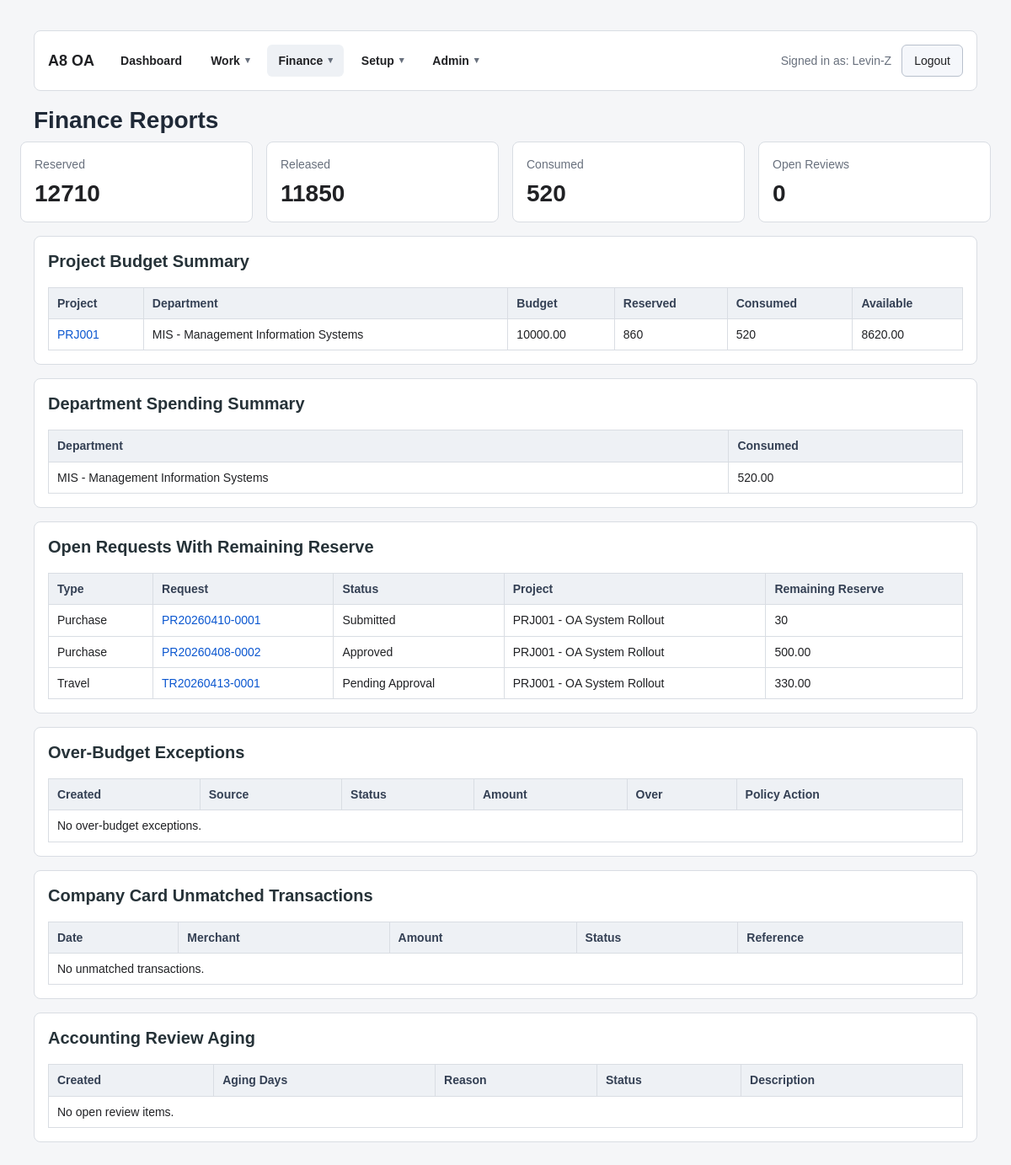
Page /finance/reports/ (signed in) on the earlier database version.
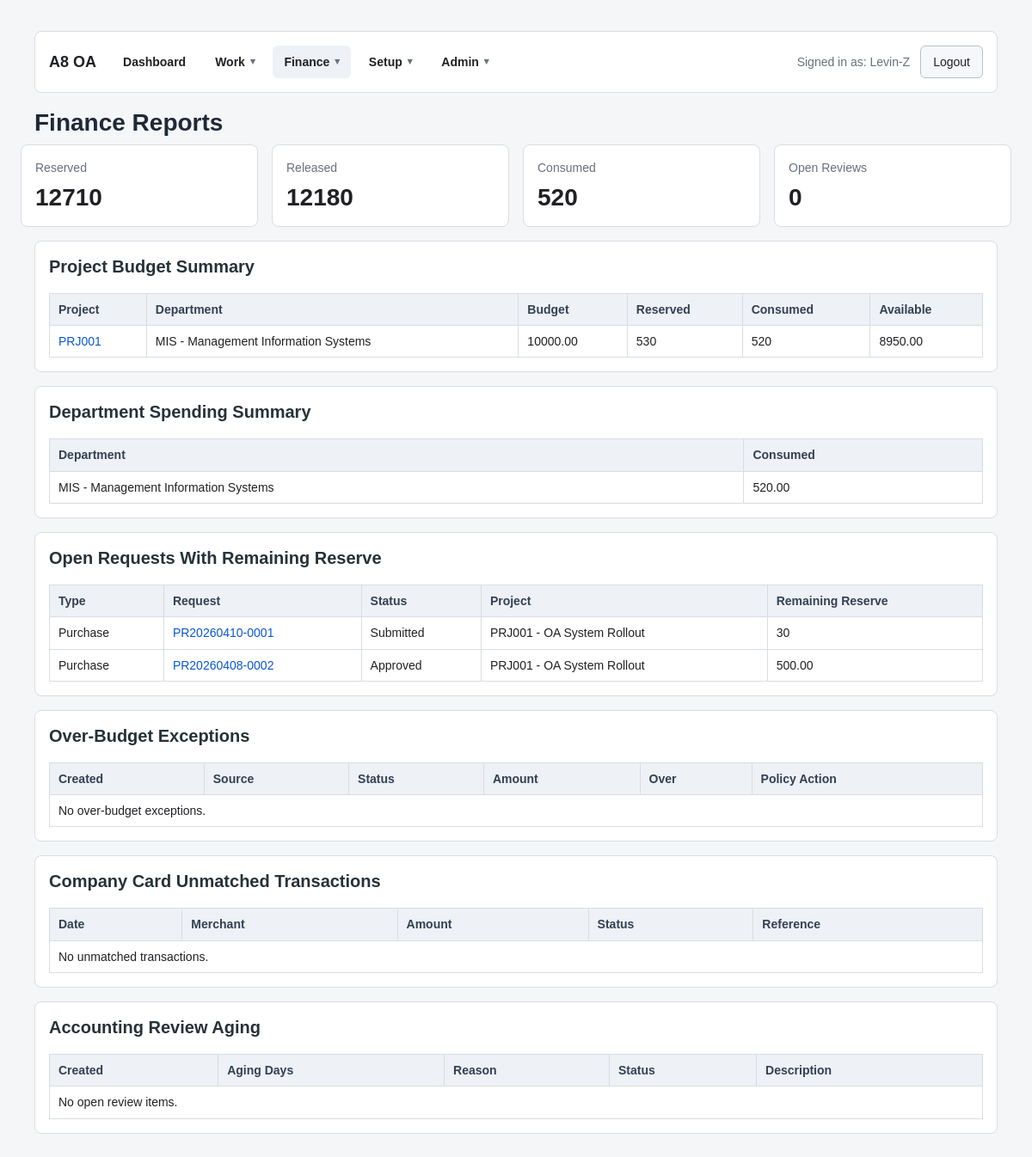
Same page on the later database version.
### projects/models.py (models this page shows, shortened)
class Project(models.Model):
    project_code = models.CharField(max_length=30, unique=True)
    project_name = models.CharField(max_length=150)
    project_manager = models.ForeignKey(
        settings.AUTH_USER_MODEL,
        null=True,
        blank=True,
        on_delete=models.SET_NULL,
        related_name="managed_projects",
    )
    owning_department = models.ForeignKey(
        "accounts.Department",
        on_delete=models.PROTECT,
        related_name="owned_projects",
    )
    created_by = models.ForeignKey(
        settings.AUTH_USER_MODEL,
        null=True,
        blank=True,
        on_delete=models.SET_NULL,
        related_name="created_projects",
    )
    project_type = models.CharField(
        max_length=30,
        choices=ProjectType,
        default=ProjectType.INTERNAL,
    )
    budget_approval_status = models.CharField(
        max_length=30,
        choices=ProjectBudgetApprovalStatus,
        default=ProjectBudgetApprovalStatus.APPROVED,
    )
    matched_rule = models.ForeignKey(
        "approvals.ApprovalRule",
        null=True,
        blank=True,
        on_delete=models.SET_NULL,
        related_name="project_requests",
    )
    approval_tasks = GenericRelation(
        "approvals.ApprovalTask",
        content_type_field="request_content_type",
        object_id_field="request_object_id",
        related_query_name="project_request",
    )
    status = models.CharField(
        max_length=20,
        choices=ProjectStatus,
        default=ProjectStatus.OPEN,
    )
    budget_amount = models.DecimalField(max_digits=14, decimal_places=2, default=0)
    currency = models.CharField(
        max_length=10,
        choices=CurrencyCode.choices,
        default=CurrencyCode.USD,
    )
    start_date = models.DateField(null=True, blank=True)
    end_date = models.DateField(null=True, blank=True)
    budget_period_start = models.DateField(null=True, blank=True)
    budget_period_end = models.DateField(null=True, blank=True)
    external_order_type = models.CharField(
        max_length=30,
        choices=ProjectExternalOrderType,
        blank=True,
        default="",
    )
    external_order_no = models.CharField(max_length=50, blank=True, default="")
    customer_name = models.CharField(max_length=150, blank=True, default="")
    is_active = models.BooleanField(default=True)
    notes = models.TextField(blank=True, default="")
    class Meta:
        db_table = "PS_A8_PROJ"
        verbose_name = "Project"
        verbose_name_plural = "Projects"
        ordering = ["project_code"]
    def __str__(self):
        return f"{self.project_code} - {self.project_name}"

### accounts/models.py (models this page shows)
class Department(models.Model):
    dept_code = models.CharField(max_length=30, unique=True)
    dept_name = models.CharField(max_length=100)
    dept_type = models.CharField(
    max_length=20,
    choices=DepartmentType,
    default=DepartmentType.GENERAL,
    )
    cost_center = models.CharField(max_length=30, blank=True, default="")
    manager = models.ForeignKey(
        settings.AUTH_USER_MODEL,
        null=True,
        blank=True,
        on_delete=models.SET_NULL,
        related_name="managed_departments",
    )
    parent_department = models.ForeignKey(
        "self",
        null=True,
        blank=True,
        on_delete=models.SET_NULL,
        related_name="child_departments",
    )
    is_active = models.BooleanField(default=True)
    sort_order = models.PositiveIntegerField(default=0)
    class Meta:
        db_table = "PS_A8_DEPT"
        verbose_name = "Department"
        verbose_name_plural = "Departments"
        ordering = ["sort_order", "dept_code"]
    def __str__(self):
        return f"{self.dept_code} - {self.dept_name}"

### purchase/models.py (models this page shows, shortened)
class PurchaseRequest(models.Model):
    pr_no = models.CharField(max_length=30, unique=True)
    title = models.CharField(max_length=200)
    requester = models.ForeignKey(
        settings.AUTH_USER_MODEL,
        on_delete=models.PROTECT,
        related_name="purchase_requests",
    )
    request_department = models.ForeignKey(
        "accounts.Department",
        on_delete=models.PROTECT,
        related_name="purchase_requests",
    )
    project = models.ForeignKey(
        "projects.Project",
        on_delete=models.PROTECT,
        related_name="purchase_requests",
    )
    matched_rule = models.ForeignKey(
        "approvals.ApprovalRule",
        null=True,
        blank=True,
        on_delete=models.SET_NULL,
        related_name="purchase_requests",
    )
    parent_request = models.ForeignKey(
        "self",
        null=True,
        blank=True,
        on_delete=models.SET_NULL,
        related_name="supplemental_requests",
    )
    status = models.CharField(
        max_length=20,
        choices=RequestStatus,
        default=RequestStatus.DRAFT,
    )
    fulfillment_status = models.CharField(
        max_length=20,
        choices=PurchaseFulfillmentStatus,
        default=PurchaseFulfillmentStatus.NOT_STARTED,
    )
    request_date = models.DateField()
    needed_by_date = models.DateField(null=True, blank=True)
    currency = models.CharField(
    max_length=10,
    choices=CurrencyCode,
    default=CurrencyCode.USD,
    )
    estimated_total = models.DecimalField(max_digits=12, decimal_places=2, default=0)
    justification = models.TextField(blank=True, default="")
    vendor_suggestion = models.CharField(max_length=100, blank=True, default="")
    delivery_location = models.CharField(max_length=200, blank=True, default="")
    notes = models.TextField(blank=True, default="")
    supplemental_reason = models.TextField(blank=True, default="")
    is_over_estimate = models.BooleanField(default=False)
    actual_review_status = models.CharField(
        max_length=30,
        choices=PurchaseActualReviewStatus,
        default=PurchaseActualReviewStatus.NOT_REQUIRED,
    )
    actual_review_comment = models.TextField(blank=True, default="")
    actual_reviewed_by = models.ForeignKey(
        settings.AUTH_USER_MODEL,
        null=True,
        blank=True,
        on_delete=models.SET_NULL,
        related_name="purchase_actual_reviews",
    )
    actual_reviewed_at = models.DateTimeField(null=True, blank=True)
    pending_overage_amount = models.DecimalField(max_digits=12, decimal_places=2, default=0)
    pending_overage_note = models.TextField(blank=True, default="")
    class Meta:
        db_table = "PS_A8_PR_HDR"
        verbose_name = "Purchase Request"
        verbose_name_plural = "Purchase Requests"
        ordering = ["-request_date", "pr_no"]
    def get_reserved_remaining_amount(self):
        reserve_total = (
            ProjectBudgetEntry.objects.filter(
                project=self.project,
                source_type=RequestType.PURCHASE,
                source_id=self.id,
                entry_type=BudgetEntryType.RESERVE,
            ).aggregate(total=Sum("amount"))["total"]
            or Decimal("0.00")
        )
        release_total = (
            ProjectBudgetEntry.objects.filter(
                project=self.project,
                source_type=RequestType.PURCHASE,
                source_id=self.id,
                entry_type=BudgetEntryType.RELEASE,
            ).aggregate(total=Sum("amount"))["total"]
            or Decimal("0.00")
        )
        return reserve_total - release_total

### travel/models.py (models this page shows, shortened)
class TravelRequest(models.Model):
    travel_no = models.CharField(max_length=30, unique=True, blank=True)
    requester = models.ForeignKey(
        settings.AUTH_USER_MODEL,
        on_delete=models.PROTECT,
        related_name="travel_requests",
    )
    request_department = models.ForeignKey(
        "accounts.Department",
        on_delete=models.PROTECT,
        related_name="travel_requests",
    )
    project = models.ForeignKey(
        "projects.Project",
        on_delete=models.PROTECT,
        related_name="travel_requests",
    )
    matched_rule = models.ForeignKey(
        "approvals.ApprovalRule",
        null=True,
        blank=True,
        on_delete=models.SET_NULL,
        related_name="travel_requests",
    )
    parent_request = models.ForeignKey(
        "self",
        null=True,
        blank=True,
        on_delete=models.SET_NULL,
        related_name="supplemental_requests",
    )
    status = models.CharField(
        max_length=30,
        choices=TravelRequestStatus,
        default=TravelRequestStatus.DRAFT,
    )
    request_date = models.DateField(default=timezone.localdate)
    purpose = models.CharField(max_length=200)
    origin_city = models.CharField(max_length=100)
    destination_city = models.CharField(max_length=100)
    start_date = models.DateField()
    end_date = models.DateField()
    estimated_total = models.DecimalField(max_digits=12, decimal_places=2, default=0)
    actual_total = models.DecimalField(max_digits=12, decimal_places=2, default=0)
    per_diem_days = models.DecimalField(max_digits=8, decimal_places=2, default=0)
    per_diem_daily_amount = models.DecimalField(max_digits=12, decimal_places=2, default=0)
    per_diem_allowed_total = models.DecimalField(max_digits=12, decimal_places=2, default=0)
    per_diem_claim_total = models.DecimalField(max_digits=12, decimal_places=2, default=0)
    currency = models.CharField(
        max_length=10,
        choices=CurrencyCode,
        default=CurrencyCode.USD,
    )
    notes = models.TextField(blank=True, default="")
    supplemental_reason = models.TextField(blank=True, default="")
    is_over_estimate = models.BooleanField(default=False)
    actual_review_status = models.CharField(
        max_length=30,
        choices=TravelActualReviewStatus,
        default=TravelActualReviewStatus.NOT_REQUIRED,
    )
    actual_review_comment = models.TextField(blank=True, default="")
    actual_reviewed_by = models.ForeignKey(
        settings.AUTH_USER_MODEL,
        null=True,
        blank=True,
        on_delete=models.SET_NULL,
        related_name="travel_actual_reviews",
    )
    actual_reviewed_at = models.DateTimeField(null=True, blank=True)
    pending_overage_amount = models.DecimalField(max_digits=12, decimal_places=2, default=0)
    pending_overage_note = models.TextField(blank=True, default="")
    class Meta:
        db_table = "PS_A8_TR_HDR"
        verbose_name = "Travel Request"
        verbose_name_plural = "Travel Requests"
        ordering = ["-request_date", "travel_no"]
    def get_reserved_remaining_amount(self):
        reserve_total = (
            ProjectBudgetEntry.objects.filter(
                project=self.project,
                source_type=RequestType.TRAVEL,
                source_id=self.id,
                entry_type=BudgetEntryType.RESERVE,
            ).aggregate(total=Sum("amount"))["total"]
            or Decimal("0.00")
        )
        release_total = (
            ProjectBudgetEntry.objects.filter(
                project=self.project,
                source_type=RequestType.TRAVEL,
                source_id=self.id,
                entry_type=BudgetEntryType.RELEASE,
            ).aggregate(total=Sum("amount"))["total"]
            or Decimal("0.00")
        )
        return reserve_total - release_total

### finance/views.py (the view)
# urls.py: path("reports/", views.finance_reports, name="finance_reports"),
@login_required
def finance_reports(request):
    _enforce_accounting_permission(request.user)
    return render(request, "finance/reports.html", build_finance_report_context())

### finance/templates/finance/reports.html (shortened to what the changed rows need)
{% extends "purchase/base.html" %}
{% block page_title %}Finance Reports{% endblock %}
{% block content %}
<div class="summary-cards">
    <div class="summary-card"><div class="label">Released</div><div class="value">{{ reserved_vs_consumed.released }}</div></div>
</div>
<div class="card">
    <h2>Project Budget Summary</h2>
    <table>
        <thead><tr><th>Project</th><th>Department</th><th>Budget</th><th>Reserved</th><th>Consumed</th><th>Available</th></tr></thead>
        <tbody>
            {% for row in project_budget_rows %}
            <tr>
                <td><a href="{% url 'projects:project_detail' row.project.id %}">{{ row.project.project_code }}</a></td>
                <td>{{ row.project.owning_department }}</td>
                <td>{{ row.budget }}</td>
                <td>{{ row.reserved }}</td>
                <td>{{ row.consumed }}</td>
                <td>{{ row.available }}</td>
            </tr>
            {% empty %}
            <tr><td colspan="6">No projects.</td></tr>
            {% endfor %}
        </tbody>
    </table>
</div>
<div class="card">
    <h2>Department Spending Summary</h2>
    <table>
        <thead><tr><th>Department</th><th>Consumed</th></tr></thead>
        <tbody>
            {% for row in department_spending_rows %}
            <tr><td>{{ row.department }}</td><td>{{ row.consumed }}</td></tr>
            {% empty %}
            <tr><td colspan="2">No consumed budget.</td></tr>
            {% endfor %}
        </tbody>
    </table>
</div>
<div class="card">
    <h2>Open Requests With Remaining Reserve</h2>
    <table>
        <thead><tr><th>Type</th><th>Request</th><th>Status</th><th>Project</th><th>Remaining Reserve</th></tr></thead>
        <tbody>
            {% for row in open_reserve_rows %}
            <tr>
                <td>{{ row.type }}</td>
                <td>
                    {% if row.type == "Purchase" %}<a href="{% url 'purchase:pr_detail' row.request.id %}">{{ row.request.pr_no }}</a>{% endif %}
                    {% if row.type == "Travel" %}<a href="{% url 'travel:tr_detail' row.request.id %}">{{ row.request.travel_no }}</a>{% endif %}
                </td>
                <td>{{ row.request.get_status_display }}</td>
                <td>{{ row.request.project }}</td>
                <td>{{ row.remaining }}</td>
            </tr>
            {% empty %}
            <tr><td colspan="5">No open reserve.</td></tr>
            {% endfor %}
        </tbody>
    </table>
</div>
<div class="card">
    <h2>Over-Budget Exceptions</h2>
    <table>
        <thead><tr><th>Created</th><th>Source</th><th>Status</th><th>Amount</th><th>Over</th><th>Policy Action</th></tr></thead>
    </table>
</div>
<div class="card">
    <h2>Company Card Unmatched Transactions</h2>
    <table>
        <thead><tr><th>Date</th><th>Merchant</th><th>Amount</th><th>Status</th><th>Reference</th></tr></thead>
    </table>
</div>
<div class="card">
    <h2>Accounting Review Aging</h2>
    <table>
        <thead><tr><th>Created</th><th>Aging Days</th><th>Reason</th><th>Status</th><th>Description</th></tr></thead>
    </table>
</div>
{% endblock %}

### templates/includes/top_nav.html (shortened to what this page needs)
<header class="top-nav card">
    {% if request.user.is_authenticated %}
    <div class="nav-brand">
        <a href="{% url 'dashboard:home' %}">A8 OA</a>
    </div>
    <nav class="nav-groups" aria-label="Primary navigation">
        {% if top_navigation.dashboard %}
        <a
            class="nav-direct-link{% if top_navigation.dashboard.active %} is-active{% endif %}"
            href="{{ top_navigation.dashboard.url }}"
        >
            {{ top_navigation.dashboard.label }}
        </a>
        {% endif %}
        {% for group in top_navigation.groups %}
            {% include "includes/dropdown_nav.html" with group=group %}
        {% endfor %}
    </nav>
    <div class="nav-user">
        <span class="muted">Signed in as: {{ request.user }}</span>
        <form method="post" action="{% url 'logout' %}" class="inline-form">
            <button type="submit" class="btn btn-secondary">Logout</button>
        </form>
    </div>
    {% else %}
    <div class="nav-brand">
        <a href="{% url 'login' %}">A8 OA</a>
    </div>
    <a href="{% url 'login' %}" class="btn btn-primary">Login</a>
    {% endif %}
</header>

Differences in the rows shown:
no longer on this page (row edited): TravelRequest: type "Travel", request.travel_no "TR20260413-0001", request.status "Pending Approval", request.project "PRJ001 - OA System Rollout", remaining "330.00"
computed for Project "PRJ001": reserved "860" → "530"; available "8620.00" → "8950.00"
Other differences:
{{ reserved_vs_consumed.released }}: "11850" → "12180"
